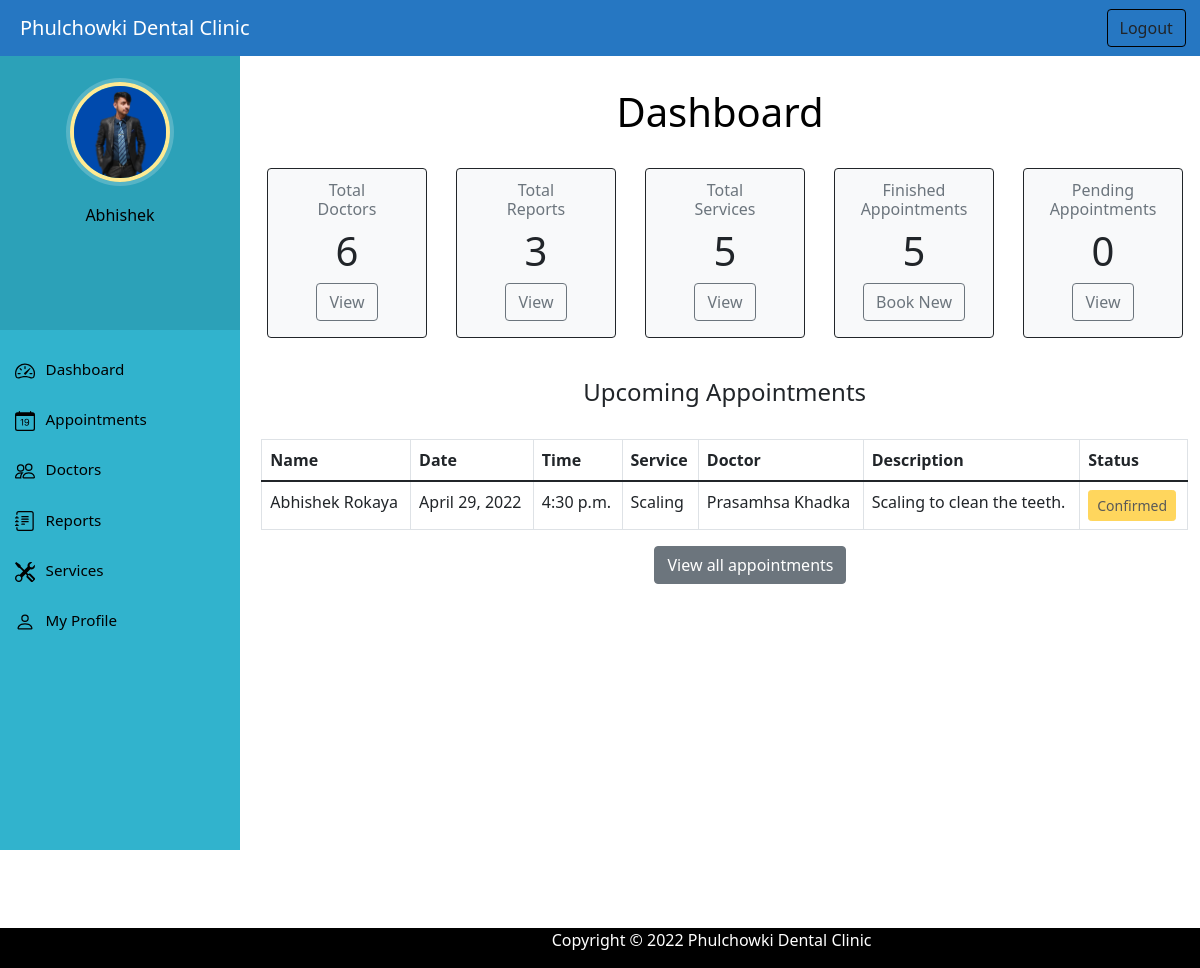
/userdashboard (signed in), run on the app's committed database.
### home/models.py (models this page shows, shortened)
class PatientUser(models.Model):
    user=models.OneToOneField(User, null=True, blank=False,on_delete=models.CASCADE)
    date_of_birth = models.DateField()
    phone_number = models.CharField(max_length=15)
    address = models.CharField(max_length=50)
    profile_picture = models.ImageField(upload_to='profile_pic/user_profile_pic/', default='img/defaultuser.png')
    def __str__(self):
        return self.user.first_name+" "+self.user.last_name

class Appointment(models.Model):
    patientUser = models.ForeignKey(PatientUser, blank=False, null=False, on_delete=models.CASCADE)
    doctor = models.ForeignKey(Doctor, blank=False, null=False, on_delete=models.CASCADE)
    service = models.ForeignKey(Service, blank=False, null=False, on_delete=models.CASCADE)
    date = models.DateField()
    time = models.TimeField()
    description = models.TextField()
    status = models.IntegerField('Status', default=0)

class Service(models.Model):
    service_name = models.CharField('Service',max_length=50)
    cost = models.IntegerField()
    description = models.TextField()
    def __str__(self):
        return self.service_name

class Doctor(models.Model):
    full_name = models.CharField(max_length=100)
    qualification = models.CharField(max_length=50)
    date_of_birth = models.DateField()
    email = models.EmailField(max_length=100)
    phone_number = models.CharField(max_length=15)
    address = models.CharField(max_length=50)
    profile_picture = models.ImageField(upload_to='profile_pic/doctor_profile_pic/',null=True,blank=True)
    experience = models.CharField(max_length=10, default="1 year")
    def __str__(self):
        return self.full_name

### home/views.py (the view)
# urls.py: path('userdashboard', views.userdashboard,name='userdashboard'),
@login_required(login_url='/login')
@user_passes_test(is_patient)
def userdashboard(request):
    patientUser = PatientUser.objects.get(user=request.user.id)
    doctorscount=Doctor.objects.all().count()
    reportcount=Report.objects.filter(appointment__patientUser=patientUser).all().count()
    servicecount=Service.objects.all().count()
    appointment=Appointment.objects.all().filter(patientUser=patientUser,status=1)
    finishedappointmentcount = Appointment.objects.all().filter(patientUser=patientUser, status=4).count()
    pendingappointmentcount = Appointment.objects.all().filter(patientUser=patientUser,status=0 ).count()
    mydict={
    'appointment': appointment,
    'patientUser':patientUser,
    'doctorscount':doctorscount,
    'reportcount': reportcount,
    'servicecount': servicecount,
    'finishedappointmentcount':finishedappointmentcount,
    'pendingappointmentcount':pendingappointmentcount,
    }
    return render(request,'userdashboard.html', mydict)

### home/views.py (called while the page is built)
def is_patient(user):
    return user.groups.filter(name='PATIENT').exists()

### templates/userdashboard.html (shortened to what this page needs)
{% extends 'userbase.html' %}
{% load static %}
{% block content %}
<h1 class="text-center" style="margin-top: 40px; color: black;">Dashboard</h1>
<br>
<div style="width: 100%; height: 100%;">
  <div class="container">
    <div class="row">
      <div class="col" style="margin-bottom: 40px; margin-left: 15px;">
        <div class="card bg-light border-dark" style="width: 10rem;">
          <div class="card-body" style="text-align: center;">
            <h6 class="card-subtitle mb-2 text-muted">Total<br>Doctors</h6>
            <h1 class="card-title">{{doctorscount}}</h1>
            <a href="/user_view_doctors" class="btn btn-outline-secondary">View</a>
          </div>
        </div>
      </div>
      <div class="col" style="margin-bottom: 40px;">
        <div class="card bg-light border-dark" style="width: 10rem;">
          <div class="card-body" style="text-align: center;">
            <h6 class="card-subtitle mb-2 text-muted">Total<br>Reports</h6>
            <h1 class="card-title">{{reportcount}}</h1>
            <a href="/user_view_reports" class="btn btn-outline-secondary">View</a>
          </div>
        </div>
      </div>
      <div class="col" style="margin-bottom: 40px;">
        <div class="card bg-light border-dark" style="width: 10rem;">
          <div class="card-body" style="text-align: center;">
            <h6 class="card-subtitle mb-2 text-muted">Total<br>Services</h6>
            <h1 class="card-title">{{servicecount}}</h1>
            <a href="/user_view_services" class="btn btn-outline-secondary">View</a>
          </div>
        </div>
      </div>
      <div class="col" style="margin-bottom: 40px;">
        <div class="card bg-light border-dark" style="width: 10rem;">
          <div class="card-body" style="text-align: center;">
            <h6 class="card-subtitle mb-2 text-muted">Finished Appointments</h6>
            <h1 class="card-title">{{finishedappointmentcount}}</h1>
            <a href="/user_book_appointment" class="btn btn-outline-secondary">Book New</a>
          </div>
        </div>
      </div>
      <div class="col" style="margin-bottom: 40px;">
        <div class="card bg-light border-dark" style="width: 10rem;">
          <div class="card-body" style="text-align: center;">
            <h6 class="card-subtitle mb-2 text-muted">Pending Appointments</h6>
            <h1 class="card-title">{{pendingappointmentcount}}</h1>
            <a href="/user_view_appointment" class="btn btn-outline-secondary">View</a>
          </div>
        </div>
      </div>
    </div>
    <div style="margin-left:1%; ">
      <div class="panel-heading" style="text-align:center;">
        <h4 class="panel-title">Upcoming Appointments</h4><br>
      </div>
      <table class="table table-bordered">
        <thead >
        <tr>
          <th>Name</th>
          <th>Date</th>
          <th>Time</th>
          <th>Service</th>
          <th>Doctor</th>
          <th>Description</th>
          <th>Status</th>
        </tr>
      </thead>
      {% for a in appointment %}
      <tr>
        <td> {{a.patientUser}}</td>
        <td>{{a.date}}</td>
        <td>{{a.time}}</td>
        <td>{{a.service}}</td>
        <td>{{a.doctor}}</td>
        <td>{{a.description}}</td>
        <td> <button class="btn btn-sm btn-warning" disabled data-bs-toggle="button" >Confirmed</button></td>
      </tr>
      {% endfor %}
      </table>
    </div>
    <a type="button" class="btn btn-secondary" href="/user_view_appointment" style="margin-left: 43%;" >View all appointments</a>
  </div>
{% endblock content %}

### templates/userbase.html (shortened to what this page needs)
<!doctype html>
<html lang="en">
<head>
  {% load static %}
  <link rel="stylesheet" href="{% static 'css/dashboardstyle.css' %}">
  <link rel="stylesheet" href="https://cdn.datatables.net/1.11.5/css/jquery.dataTables.min.css">
  <link rel="stylesheet" href="https://cdn.datatables.net/buttons/2.2.2/css/buttons.dataTables.min.css">
  <link href="https://cdn.jsdelivr.net/npm/bootstrap@5.1.3/dist/css/bootstrap.min.css" rel="stylesheet"
>
</head>
<body>
  <nav class="menu" tabindex="0">
    <header class="avatar" style="height: 35%;">
      <img src="{% static patientUser.profile_picture .url %}" width="50px" height="100px"/>
      <br><br>
      <h6 style="color: black;">{{user.first_name}}</h6>
    </header>
    <ul>
      <li tabindex="0" class="icon-dashboard"> <a style="color:black; text-decoration:none;" href="/userdashboard"><span>Dashboard</span></a> </li>
      <li tabindex="0" class="icon-calendar"> <a style="color:black; text-decoration:none;" href="/userappointment"><span>Appointments</span></a></li>
      <li tabindex="0" class="icon-doctor"> <a style="color:black; text-decoration:none;" href="/user_view_doctors"><span>Doctors</span></a></li>
      <li tabindex="0" class="icon-report"> <a style="color:black; text-decoration:none;" href="/user_view_reports"><span>Reports</span></a></li>
      <li tabindex="0" class="icon-service"> <a style="color:black; text-decoration:none;" href="/user_view_services"><span>Services</span></a></li>
      <li tabindex="0" class="icon-profile"> <a style="color:black; text-decoration:none;" href="/user_view_profile"><span>My Profile</span></a></li>
    </ul>
  </nav>
  <main>
    <div class="bs-example">
      <nav class="navbar navbar-expand-md  navbar-dark fixed-top" style="background:#2677C2;">
        <a href="/userdashboard" class="navbar-brand" style="margin-left: 20px;">Phulchowki Dental Clinic</a>
        <div class="collapse navbar-collapse justify-content-between" id="navbarCollapse">
          <div class="navbar-nav" style=" margin-left: 90%;">
              <a type="button" class="btn" onclick="return confirm('Are you sure you want to logout?')" href="/logout" style="border-color: black;">Logout</a>
          </div>
        </div>
      </nav>
    </div>
    <br><br>
    {% block content %}
    {% endblock content %}
    <footer style="position: fixed; left: 0; bottom: 0; width: 100%;">
      <div class="container">
        <div class="row">
          <div class="col-md-12 col-sm-12">
            <div style="color:#ffffff; padding-left: 20%;" class="wow fadeInUp footer-copyright">
              <p> Copyright &copy; 2022 Phulchowki Dental Clinic </p>
            </div>
          </div>
        </div>
      </div>
    </footer>
  </main>
</body>
</html>

### static/css/dashboardstyle.css (style rules this page uses)
a:link { text-decoration: none; }
a { color: white; }
footer { padding: 0px 0px 0px 0px; background-color: black; margin: 0px; }
p { text-align: center; }
h6 { color: black; }
body { padding-left: 240px; color: black; }
main { position: relative; height: 100vh; }
.menu { background: #31b3cd; height: 100vh; width: 240px; position: fixed; top: 50px; left: 0; z-index: 5; outline: none; }
.menu .avatar { background: rgba(0, 0, 0, 0.1); padding: 2em 0.5em; text-align: center; }
.menu .avatar img { width: 100px; border-radius: 50%; overflow: hidden; border: 4px solid #ffea92; box-shadow: 0 0 0 4px rgba(255, 255, 255, 0.2); }
.menu ul { list-style: none; padding: 1em 0; margin: 0; }
.menu ul li { padding: 0.8em 1em 1em 3em; font-size: 0.95em; font-weight: regular; background-repeat: no-repeat; background-position: left 15px center; background-size: auto 20px; transition: all 0.15s linear; cursor: pointer; }
.menu ul li.icon-dashboard { background-image: url("../img/dashboard.svg"); }
.menu ul li.icon-report { background-image: url("../img/report.svg"); }
.menu ul li.icon-doctor { background-image: url("../img/people.svg"); }
.menu ul li.icon-calendar { background-image: url("../img/calendar.svg"); }
.menu ul li.icon-service { background-image: url("../img/service.svg"); }
.menu ul li.icon-profile { background-image: url("../img/person.svg"); }

### data on the page
PatientUser: profile_picture (picture)
Appointment: patientUser "Abhishek Rokaya", date "April 29, 2022", time "4:30 p.m.", service "Scaling", doctor "Prasamhsa Khadka", description "Scaling to clean the teeth."

### other printed values
{{ user.first_name }} "Abhishek"
{{ doctorscount }} "6"
{{ reportcount }} "3"
{{ servicecount }} "5"
{{ finishedappointmentcount }} "5"
{{ pendingappointmentcount }} "0"
